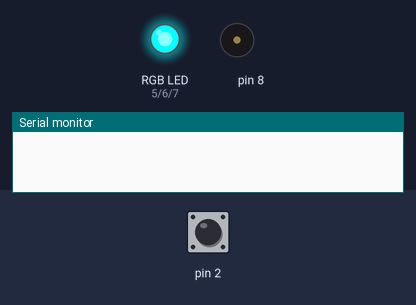
A sketch run on a simulated Arduino Uno, built with avr-gcc and run on an emulated ATmega328P. On the bench: an RGB LED mixed from three pins (HIGH = lit), buzzer (waves = sounding), the last lines printed to the serial monitor. The test bench sets the inputs (shaded band); at power-on: pin 2 LOW.

Above: at 1.2 s.
1.3 s: pin 2 driven HIGH
At 1.9 s:
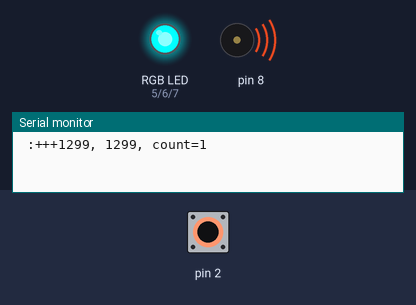
At 2.4 s:
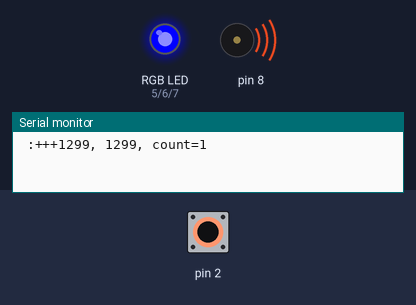
4.3 s: pin 2 pulsed LOW 2 times (0.12 s each, 0.3 s apart)
At 15.0 s:
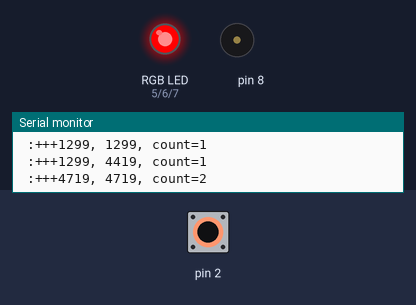
Timing chart, 0 to 53.5 s (numbered marks = the images above; inputs shaded):
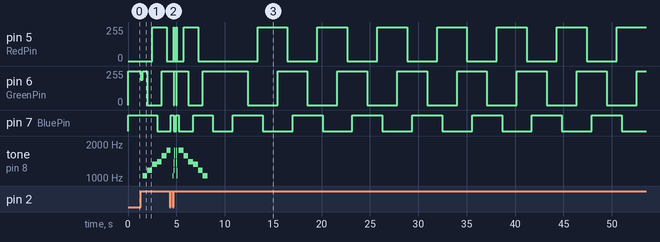

Measured:
- after the input at 1.3 s, pin 5 (RedPin): 0/255 → 255/255 after 1.2 s instead of 1.8 s; pin 7 (BluePin): HIGH → LOW after 1.7 s instead of 2.3 s; tone on pin 8: plays 1047 Hz for 0.50 s, 1175 Hz for 0.50 s, 1319 Hz for 0.50 s, 1397 Hz for 0.50 s, 1568 Hz for 0.50 s, 1760 Hz for 0.30 s, starting after 0.20 s

The sketch:

rgb_step_changev2.ino
```cpp
/*
 * ====================================================
 *      Name: IR_LCD_disp_key.ino
 *   Version: 1.0
 *  Compiler: Arduino-IDE
 *   Company: WWW.SOGWORKS.CN
 *  Function: 1.在没有触发红外的情况下，就是慢慢的渐变
 *            2.在触发了红外的情况下，就快速的赤橙黄绿青蓝紫变一下，然互又恢复慢慢的渐变
 * RGB分别接：数字引脚567
 * =====================================================
 * */
#include"pitch.h"
int Start_Over=0;
int RedPin = 5;                 //红色led引脚
int GreenPin = 6;               //绿色led引脚
int BluePin  = 7;                //蓝色led引脚
/**
 * 设置RGB颜色
 * @param red    红色
 * @param green  绿
 * @param blue   蓝
 */
void setColor(int red, int green, int blue)
{
    analogWrite(RedPin, 255-red);
    analogWrite(GreenPin, 255-green);
    analogWrite(BluePin, 255-blue);
}

/**
 * 延时并且还要检查是否有红外中断，假中断
 */
void delayAndCheckInterrupts(){
    for (int i = 0; i < 50; ++i){
        delay(10);
        if (Start_Over){
            return;
        }
    }
}


/**
 * [返回映射过的随机数]
 * @param  x在[1,4]范围内
 * @return  返回映射的几个值
 */
int mapRandom(int x){
    if(0==x){
    return 0;
    }
    if(1==x){
    return 500;
    }
    if(2==x){
    return 1000;
    }
    if(3==x){
    return 1500;
    }
    if(4==x){
    return 2500;
    }
}


/**
 * 用的别人的渐变算法,给RGB的引脚发送RGB的值
 * ::::我现在想传入三个参数，（r，g，b），是六个颜色，让其在六个颜色之间变。
 *     依次传入6次值，不断循环
 * @param index  lightTable的索引值
 */
void sendrgbElement(int Red, int Green, int Blue) {

    int FadeTime,HoldTime;
    FadeTime = 1000;
    HoldTime = 200;

    static int redPrev = 0;    // keep track of previous Red brightness value
    static int greenPrev = 0;  // keep track of previous Green brightness value
    static int  bluePrev = 0;   // keep track of previous Blue brightness value

    // set color timing values
    //   everytime the fadeCounter reaches this timing value in the fade loop
    //   we will update the color value for the color (default value of 0 for no updating)
    int redTime = 0;
    int greenTime = 0;
    int blueTime = 0;

    // set values of temp colors
    //   starting from the previous color values,
    //   these will change to the color values just gotten from rgbElement over fadeTime
    int redTemp = redPrev;
    int greenTemp = greenPrev;
    int blueTemp = bluePrev;

    // fade LEDs up or down, from previous values to current values
    int redDelta = Red - redPrev;                // total amount to fade red value (up or down) during fadeTime
    int greenDelta = Green - greenPrev;          // total amount to fade green value (up or down) during fadeTime
    int blueDelta = Blue - bluePrev;             // total amount to fade blue value (up or down) during fadeTime

    if (redDelta != 0) {
    redTime = (FadeTime / redDelta);           // increment Red value every time we reach this fade value in the fade loop
    redTime = abs(redTime);
    redTime = redTime + 1;                     // adjust for truncation of integer division
    }                                            //
    int redTimeInc = redTime;                    // increment Red value every time the fadeCounter increments this amount

    if (greenDelta != 0) {
    greenTime = (FadeTime / greenDelta);       // increment Green value every time we reach this fade value in the fade loop
    greenTime = abs(greenTime);
    greenTime = greenTime + 1;                 // adjust for truncation of integer division
    }                                            //
    int greenTimeInc = greenTime;                // increment Green value every time the fadeCounter increments this amount

    if (blueDelta != 0) {
    blueTime = (FadeTime / blueDelta);         // increment Blue value every time we reach this fade value in the fade loop
    blueTime = abs(blueTime);
    blueTime = blueTime + 1;                   // adjust for truncation of integer division
    }                                            //
    int blueTimeInc = blueTime;                  // increment Blue value every time the fade value increments this amount


    int redInc = 1;
    int greenInc = 1;
    int blueInc = 1;
    if (redDelta < 0) redInc = -1;
    if (greenDelta < 0) greenInc = -1;
    if (blueDelta < 0) blueInc = -1;
    //循环
    for (int fadeCounter=1; fadeCounter<=FadeTime; fadeCounter++) {
    if ( fadeCounter == redTime ) {
        redTemp = redTemp + redInc;                 // increment to next red value
        redTime = redTime + redTimeInc;             // we'll increment Red value again when FadeTime reaches new redTime
    }
    if ( fadeCounter == greenTime ) {
        greenTemp = greenTemp + greenInc;           // increment to next green value
        greenTime = greenTime + greenTimeInc;       // we'll increment Green value again when FadeTime reaches new greenTime
    }
    if ( fadeCounter == blueTime ) {
        blueTemp = blueTemp + blueInc;              // increment to next blue value
        blueTime = blueTime + blueTimeInc;          // we'll increment Blue value again when FadeTime reaches new blueTime
    }
    setColor(redTemp,greenTemp,blueTemp);
    delayMicroseconds(1000);
    if ( Start_Over ) return;  // if the IR detector saw IR, then we should reset and start over (Start_Over gets set to 1 in the interrupt routine if the IR detector saw IR)
    }
    redPrev = Red;
    greenPrev = Green;
    bluePrev = Blue;
}


void setup()
{
    Serial.begin(9600);
    //将引脚设置为输出
    pinMode(RedPin, OUTPUT);
    pinMode(GreenPin, OUTPUT);
    pinMode(BluePin, OUTPUT);
    //设置随机数种子
    randomSeed(103);
    //安置中断函数
    attachInterrupt(0,recv_isr,RISING );
}

int colorTable[6][3]=
{
    {255,0,0},      //红
    {255,255,0},    //黄
    {0,255,0},      //绿
    {0,255,255},        //青
    {0,0,255},      //蓝
    {255,0,255},        //杨红
};


/**
 * 中断0的中断函数，FALLONG触发
 */
unsigned long now1 = 0;
unsigned long now2 = 0;
bool flag1_beginTime = 1;
bool flag2 = 0;
static int count;


void recv_isr()
{
    static int i;
    i++;
    count++;
    Start_Over=1;      //用来中断的标志位
    if(flag1_beginTime){
        now1 = millis();
        flag1_beginTime = 0;
    }
    now2 = millis();
    if(now2 - now1 > 1000){
        count =1;    //因为你执行到这里的时候，肯定出发了中断，所以=1
        flag1_beginTime = 1;//或者执行完特定操作之后置1
    }
}


/**
 * 产生3个随机数给LED
 */
unsigned long pulseHIGH = 0;
void toggleIRtodo(){
    //flag1_beginTime = 1;
    Serial.print( " :+++");
    Serial.print(now1);
    Serial.print(", ");
    Serial.print(now2);
    Serial.print(", count=");
    Serial.println(count);
    //根据count的值去做不同的操作
    if(count == 1){
        delay(200);

        setColor(255, 0, 0);  // 红色
        tone(8,NOTE_C6);
        delayAndCheckInterrupts();
        noTone(8);

        setColor(255, 255, 0);  // yellow
        tone(8,NOTE_D6);
        delayAndCheckInterrupts();
        noTone(8);

        setColor(0, 255, 0);  //green
        tone(8,NOTE_E6);
        delayAndCheckInterrupts();
        noTone(8);

        setColor(0, 255, 255);  // 青色cyan
        tone(8,NOTE_F6);
        delayAndCheckInterrupts();
        noTone(8);

        setColor(0, 0, 255);  // blue
        tone(8,NOTE_G6);
        delayAndCheckInterrupts();
        noTone(8);

        setColor(255, 0, 255);  // 紫色
        tone(8,NOTE_A6);
        delayAndCheckInterrupts();
        noTone(8);
    }
    if(count >= 2){
        delay(200);

        setColor(255, 0, 255);  // 紫色
        tone(8,NOTE_A6);
        delayAndCheckInterrupts();
        noTone(8);

        setColor(0, 0, 255);  // blue
        tone(8,NOTE_G6);
        delayAndCheckInterrupts();
        noTone(8);

        setColor(0, 255, 255);  // 青色cyan
        tone(8,NOTE_F6);
        delayAndCheckInterrupts();
        noTone(8);

        setColor(0, 255, 0);  //green
        tone(8,NOTE_E6);
        delayAndCheckInterrupts();
        noTone(8);

        setColor(255, 255, 0);  // yellow
        tone(8,NOTE_D6);
        delayAndCheckInterrupts();
        noTone(8);

        setColor(255, 0, 0);  // 红色
        tone(8,NOTE_C6);
        delayAndCheckInterrupts();
        noTone(8);
    }
}

void loop() {
    for (int i = 0; i < 6; ++i) {
        sendrgbElement(colorTable[i][0],colorTable[i][1] ,colorTable[i][2]);
        if(Start_Over){
            Start_Over=0;
            toggleIRtodo();
        }
    }
}
/*Serial.print(i);
                Serial.print( " :+++");
                Serial.print(now1);
                Serial.print(", ");
                Serial.print(now2);
                Serial.print(", count=");*/
```

pitch.h
```cpp
/*************************************************
 * Public Constants
 *************************************************/

#define NOTE_B0  31
#define NOTE_C1  33
#define NOTE_CS1 35
#define NOTE_D1  37
#define NOTE_DS1 39
#define NOTE_E1  41
#define NOTE_F1  44
#define NOTE_FS1 46
#define NOTE_G1  49
#define NOTE_GS1 52
#define NOTE_A1  55
#define NOTE_AS1 58
#define NOTE_B1  62
#define NOTE_C2  65
#define NOTE_CS2 69
#define NOTE_D2  73
#define NOTE_DS2 78
#define NOTE_E2  82
#define NOTE_F2  87
#define NOTE_FS2 93
#define NOTE_G2  98
#define NOTE_GS2 104
#define NOTE_A2  110
#define NOTE_AS2 117
#define NOTE_B2  123
#define NOTE_C3  131
#define NOTE_CS3 139
#define NOTE_D3  147
#define NOTE_DS3 156
#define NOTE_E3  165
#define NOTE_F3  175
#define NOTE_FS3 185
#define NOTE_G3  196
#define NOTE_GS3 208
#define NOTE_A3  220
#define NOTE_AS3 233
#define NOTE_B3  247
#define NOTE_C4  262
#define NOTE_CS4 277
#define NOTE_D4  294
#define NOTE_DS4 311
#define NOTE_E4  330
#define NOTE_F4  349
#define NOTE_FS4 370
#define NOTE_G4  392
#define NOTE_GS4 415
#define NOTE_A4  440
#define NOTE_AS4 466
#define NOTE_B4  494
#define NOTE_C5  523
#define NOTE_CS5 554
#define NOTE_D5  587
#define NOTE_DS5 622
#define NOTE_E5  659
#define NOTE_F5  698
#define NOTE_FS5 740
#define NOTE_G5  784
#define NOTE_GS5 831
#define NOTE_A5  880
#define NOTE_AS5 932
#define NOTE_B5  988
#define NOTE_C6  1047
#define NOTE_CS6 1109
#define NOTE_D6  1175
#define NOTE_DS6 1245
#define NOTE_E6  1319
#define NOTE_F6  1397
#define NOTE_FS6 1480
#define NOTE_G6  1568
#define NOTE_GS6 1661
#define NOTE_A6  1760
#define NOTE_AS6 1865
#define NOTE_B6  1976
#define NOTE_C7  2093
#define NOTE_CS7 2217
#define NOTE_D7  2349
#define NOTE_DS7 2489
#define NOTE_E7  2637
#define NOTE_F7  2794
#define NOTE_FS7 2960
#define NOTE_G7  3136
#define NOTE_GS7 3322
#define NOTE_A7  3520
#define NOTE_AS7 3729
#define NOTE_B7  3951
#define NOTE_C8  4186
#define NOTE_CS8 4435
#define NOTE_D8  4699
#define NOTE_DS8 4978
```
